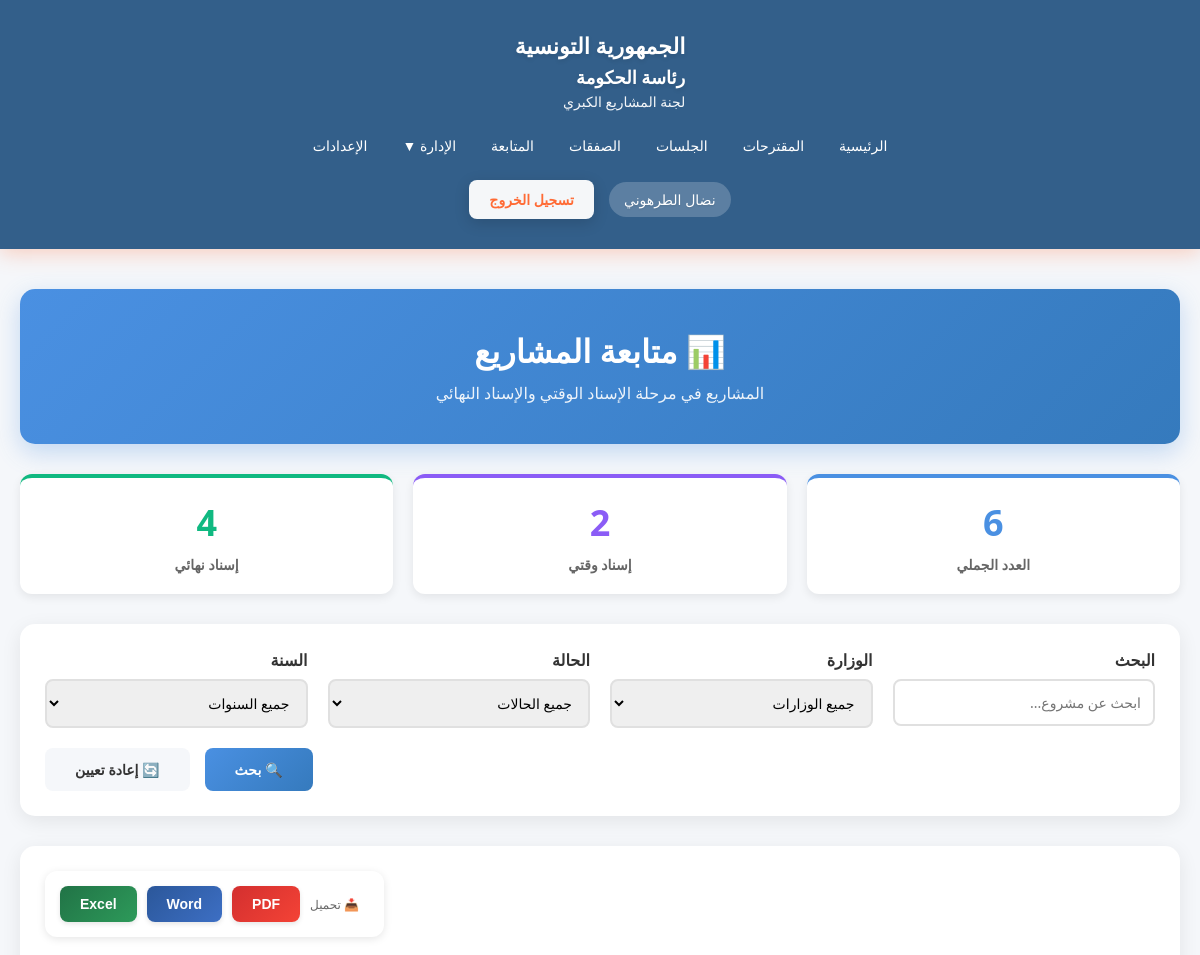
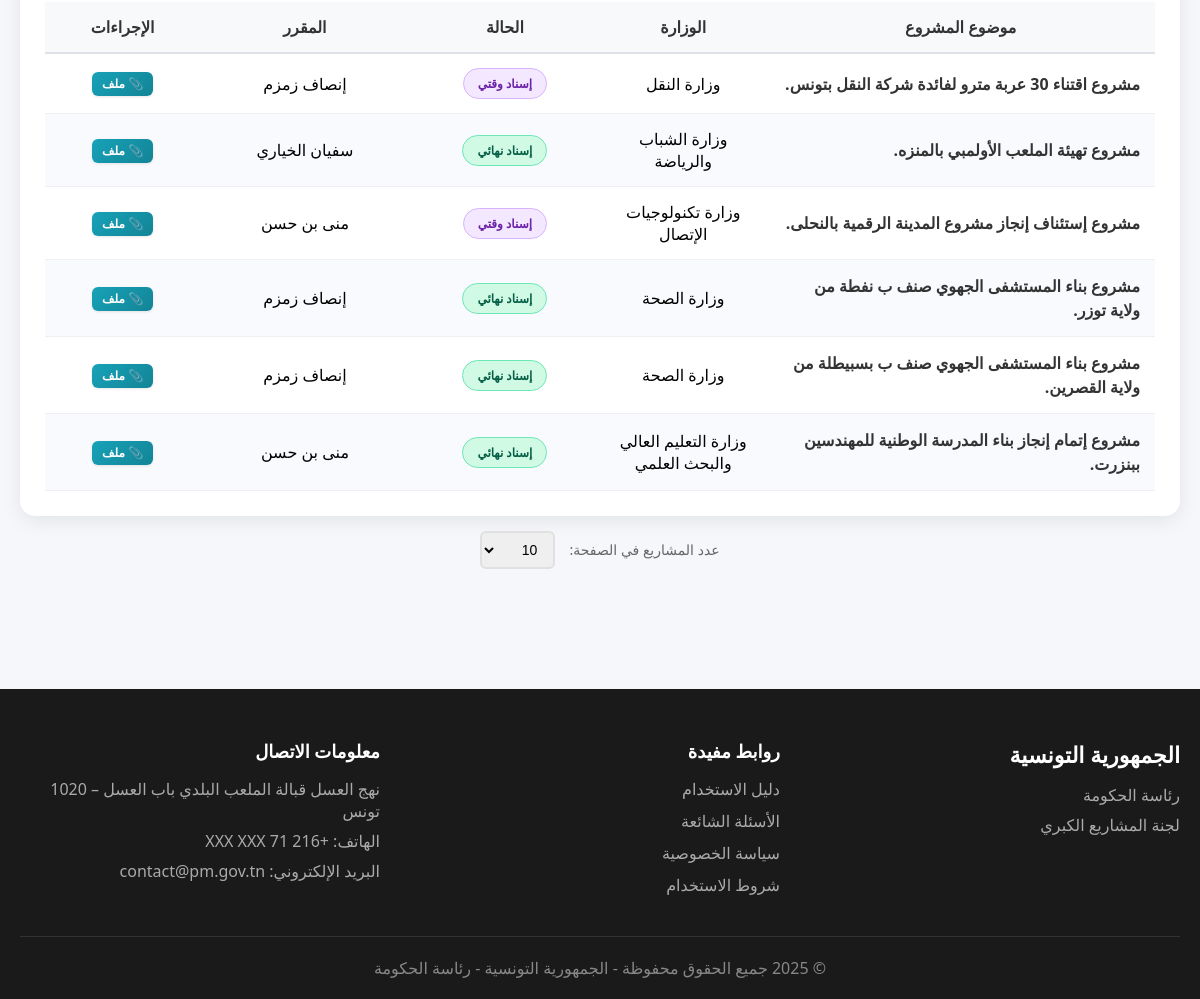
/Views/suivi.php (signed in), run on the app's committed database (2 pictures, top to bottom).
### tables this page shows
CREATE TABLE `appeloffre` (
  `idApp` int(11) NOT NULL,
  `idPro` int(11) NOT NULL,
  `dateCreation` date NOT NULL
);

CREATE TABLE `projet` (
  `idPro` int(11) NOT NULL,
  `idMinistere` int(11) NOT NULL,
  `idEtab` int(11) NOT NULL,
  `sujet` varchar(400) NOT NULL,
  `dateArrive` date NOT NULL,
  `procedurePro` varchar(30) NOT NULL,
  `cout` float NOT NULL,
  `id_Gov` int(11) NOT NULL,
  `proposition` varchar(400) NOT NULL,
  `idUser` int(11) NOT NULL,
  `etat` int(11) NOT NULL,
  `dateCreation` datetime NOT NULL
);

CREATE TABLE `ministere` (
  `idMinistere` int(11) NOT NULL,
  `libMinistere` varchar(300) NOT NULL,
  `adresseMinistere` varchar(300) NOT NULL,
  `idGov` int(11) NOT NULL
);

CREATE TABLE `user` (
  `idUser` int(11) NOT NULL,
  `nomUser` varchar(200) NOT NULL,
  `emailUser` varchar(300) NOT NULL,
  `typeCpt` int(1) NOT NULL,
  `login` varchar(20) NOT NULL,
  `pw` varchar(255) NOT NULL
);

### Views/suivi.php (the view, shortened to what this page needs)
<?php
    $database = new Database();
    $db = $database->getConnection();
    $searchQuery     = isset($_GET['search'])    ? Security::sanitizeInput($_GET['search'])    : '';
    if (isset($_GET['items_per_page']) && $_GET['items_per_page'] === 'all') {
        $itemsPerPage = 999999;
    } else {
        $itemsPerPage = isset($_GET['items_per_page']) ? min(100, max(10, intval($_GET['items_per_page']))) : 10;
    }
    $currentPage = isset($_GET['page']) ? max(1, intval($_GET['page'])) : 1;
    $offset = ($currentPage - 1) * $itemsPerPage;
    $sql = "SELECT a.idApp, p.idPro, p.sujet, p.cout, p.dateArrive, p.etat, p.idUser,
                   m.libMinistere, e.libEtablissement, u.nomUser,
                   MAX(c.numCommission) as numCommission,
                   MAX(c.dateCommission) as dateCommission,
                   MAX(pc.naturePc) as naturePc,
                   CASE p.etat
                       WHEN 3 THEN 'إسناد وقتي'
                       WHEN 4 THEN 'إسناد نهائي'
                       ELSE 'بصدد الإجراءات'
                   END as etatLib
            FROM appeloffre a
            INNER JOIN projet p       ON a.idPro = p.idPro
            LEFT JOIN ministere m     ON p.idMinistere = m.idMinistere
            LEFT JOIN etablissement e ON p.idEtab = e.idEtablissement
            LEFT JOIN user u          ON p.idUser = u.idUser
            LEFT JOIN projetcommission pc ON p.idPro = pc.idPro
            LEFT JOIN commission c    ON pc.idCom = c.idCom
            WHERE 1=1";
    $sql .= " GROUP BY a.idApp, p.idPro, p.sujet, p.cout, p.dateArrive, p.etat, p.idUser,
                       m.libMinistere, e.libEtablissement, u.nomUser, etatLib
              ORDER BY MAX(c.dateCommission) DESC, p.dateArrive DESC LIMIT :limit OFFSET :offset";
    $stmt = $db->prepare($sql);
    $stmt->bindParam(':limit',  $itemsPerPage, PDO::PARAM_INT);
    $stmt->bindParam(':offset', $offset,       PDO::PARAM_INT);
    $stmt->execute();
    $projets = $stmt->fetchAll(PDO::FETCH_ASSOC);
    $statsStmt = $db->prepare("SELECT
        COUNT(DISTINCT CASE WHEN p.etat = 3 THEN a.idApp END) as total_3,
        COUNT(DISTINCT CASE WHEN p.etat = 4 THEN a.idApp END) as total_4
        FROM appeloffre a
        INNER JOIN projet p ON a.idPro = p.idPro");
    $statsStmt->execute();
    $stats = $statsStmt->fetch(PDO::FETCH_ASSOC);
?>
<!DOCTYPE html>
<html lang="ar" dir="rtl">
<head>
    <link rel="stylesheet" href="../assets/css/style.css">
</head>
<body>
    <?php include 'includes/header.php'; ?>
    <section class="content-section" style="padding: 40px 0;">
        <div class="container">
            <div class="admin-header">
                <h2>📊 متابعة المشاريع</h2>
                <p>المشاريع في مرحلة الإسناد الوقتي والإسناد النهائي</p>
            </div>
            <div class="stats-summary">
                <div class="stat-box total">
                    <div class="number"><?php echo $stats['total_3'] + $stats['total_4']; ?></div>
                    <div class="label">العدد الجملي</div>
                </div>
                <div class="stat-box isnad">
                    <div class="number"><?php echo $stats['total_3']; ?></div>
                    <div class="label">إسناد وقتي</div>
                </div>
                <div class="stat-box isnad2">
                    <div class="number"><?php echo $stats['total_4']; ?></div>
                    <div class="label">إسناد نهائي</div>
                </div>
            </div>
            <div class="filters-section">
                <form method="GET">
                    <div class="filters-grid">
                        <div class="filter-group">
                            <label>البحث</label>
                            <input type="text" name="search" placeholder="ابحث عن مشروع..."
                                   value="<?php echo htmlspecialchars($searchQuery); ?>">
                        </div>
                        <div class="filter-group">
                            <label>الوزارة</label>
                            <select name="ministere">
                                <option value="">جميع الوزارات</option>
                            </select>
                        </div>
                        <div class="filter-group">
                            <label>الحالة</label>
                            <select name="etat">
                                <option value="">جميع الحالات</option>
                            </select>
                        </div>
                        <div class="filter-group">
                            <label>السنة</label>
                            <select name="year">
                                <option value="">جميع السنوات</option>
                            </select>
                        </div>
                    </div>
                    <div class="filter-actions">
                        <button type="submit" class="btn btn-primary">🔍 بحث</button>
                        <a href="suivi.php" class="btn btn-secondary">🔄 إعادة تعيين</a>
                    </div>
                </form>
            </div>
            <div class="projects-table">
                <div style="margin-bottom: 20px; text-align: left; direction: ltr;">
                    <div style="display: inline-flex; gap: 10px; background: white; padding: 15px; border-radius: 12px; box-shadow: 0 2px 8px rgba(0,0,0,0.1);">
                        <button onclick="exportData('excel')" class="btn-export btn-export-excel">Excel</button>
                        <button onclick="exportData('word')"  class="btn-export btn-export-word">Word</button>
                        <button onclick="exportData('pdf')"   class="btn-export btn-export-pdf">PDF</button>
                        <span style="color:#666; font-size:12px; align-self:center; margin-right:10px; direction:rtl;">📥 تحميل</span>
                    </div>
                </div>
                <?php if (count($projets) > 0): ?>
                <table>
                    <thead>
                        <tr>
                            <th style="width:35%;">موضوع المشروع</th>
                            <th>الوزارة</th>
                            <th>الحالة</th>
                            <th>المقرر</th>
                            <th>الإجراءات</th>
                        </tr>
                    </thead>
                    <tbody>
                        <?php foreach ($projets as $projet): ?>
                        <tr>
                            <td style="text-align:right;">
                                <span style="font-weight:600; color:#333; line-height:1.5;">
                                    <?php echo htmlspecialchars(substr($projet['sujet'], 0, 200)); ?>
                                </span>
                            </td>
                            <td><?php echo htmlspecialchars($projet['libMinistere'] ?? '-'); ?></td>
                           <td>
                                <span class="badge <?php echo $projet['etat'] == 3 ? 'badge-isnad' : 'badge-isnad2'; ?>">
                                    <?php echo htmlspecialchars($projet['etatLib']); ?>
                                </span>
                            </td>
                            <td><?php echo htmlspecialchars($projet['nomUser'] ?? '-'); ?></td>
                            <td>
                                <button onclick="openAddFileModal(<?php echo $projet['idPro']; ?>, '<?php echo addslashes(substr($projet['sujet'], 0, 60)); ?>')"
                                        class="btn-action btn-add-file"
                                        title="إضافة ملف">
                                    📎 ملف
                                </button>
                            </td>
                        </tr>
                        <?php endforeach; ?>
                    </tbody>
                </table>
                <?php endif; ?>
            </div>
            <div class="items-per-page">
                <label style="color:#666; font-size:14px; margin-left:10px;">عدد المشاريع في الصفحة:</label>
                <select id="itemsPerPageSelect">
                    <option value="10"  <?php echo $itemsPerPage == 10  ? 'selected' : ''; ?>>10</option>
                </select>
            </div>
        </div>
    </section>
    <?php include 'includes/footer.php'; ?>
</body>
</html>

### assets/CSS/style.css (style rules this page uses)
* { margin: 0; padding: 0; box-sizing: border-box; }
body { font-family: 'Segoe UI', Tahoma, Geneva, Verdana, sans-serif; background: #f5f7fa; direction: rtl; }
.container { max-width: 1400px; margin: 0 auto; padding: 0 20px; }
.content-section { padding: 60px 0; }
table { width: 100%; border-collapse: collapse; }
th { background: #f8f9fa; padding: 15px; text-align: center; font-weight: 600; color: #333; border-bottom: 2px solid #dee2e6; }
td { padding: 15px; text-align: center; border-bottom: 1px solid #f0f0f0; }
table th:nth-child(1), table td:nth-child(1) { width: 20%; max-width: 200px; }
table th:nth-child(2), table td:nth-child(2) { width: 15%; }

### Views/suivi.php (style rules this page uses)
.admin-header { background: linear-gradient(135deg, #4a90e2 0%, #357abd 100%); color: white; padding: 40px; border-radius: 15px; margin-bottom: 30px; text-align: center; box-shadow: 0 8px 25px rgba(74,144,226,0.3); }
.admin-header h2 { font-size: 32px; margin-bottom: 10px; }
.admin-header p { font-size: 16px; opacity: 0.9; }
.stats-summary { display: grid; grid-template-columns: repeat(auto-fit, minmax(200px, 1fr)); gap: 20px; margin-bottom: 30px; }
.stat-box { background: white; padding: 20px; border-radius: 12px; box-shadow: 0 3px 10px rgba(0,0,0,0.08); text-align: center; border-top: 4px solid; }
.stat-box.total { border-color: #4a90e2; }
.stat-box.isnad { border-color: #8b5cf6; }
.stat-box.isnad2 { border-color: #10b981; }
.stat-box .number { font-size: 36px; font-weight: bold; margin-bottom: 8px; }
.stat-box.total .number { color: #4a90e2; }
.stat-box.isnad .number { color: #8b5cf6; }
.stat-box.isnad2 .number { color: #10b981; }
.stat-box .label { color: #666; font-size: 14px; font-weight: 600; }
.filters-section { background: white; padding: 25px; border-radius: 15px; margin-bottom: 30px; box-shadow: 0 5px 20px rgba(0,0,0,0.08); }
.filters-grid { display: grid; grid-template-columns: repeat(auto-fit, minmax(180px, 1fr)); gap: 20px; margin-bottom: 20px; }
.filter-group label { display: block; margin-bottom: 8px; font-weight: 600; color: #333; }
.filter-group input, .filter-group select { width: 100%; padding: 12px; border: 2px solid #e0e0e0; border-radius: 8px; font-size: 14px; font-family: inherit; transition: border-color 0.3s; }
.filter-actions { display: flex; gap: 15px; justify-content: flex-end; }
.btn { padding: 12px 30px; border: none; border-radius: 8px; font-size: 14px; font-weight: 600; cursor: pointer; transition: all 0.3s; text-decoration: none; display: inline-block; }
.btn-primary { background: linear-gradient(135deg, #4a90e2 0%, #357abd 100%); color: white; }
.btn-secondary { background: #f5f7fa; color: #333; }
.projects-table { background: white; border-radius: 15px; padding: 25px; box-shadow: 0 5px 20px rgba(0,0,0,0.08); }
.projects-table table { width: 100%; border-collapse: collapse; }
thead { background: linear-gradient(135deg, #4a90e2 0%, #357abd 100%); color: white; }
th, td { padding: 14px 15px; text-align: center; }
td { border-bottom: 1px solid #f0f0f0; }
tbody tr:nth-child(even) { background: #f8fafd; }
.badge { padding: 6px 14px; border-radius: 20px; font-size: 12px; font-weight: 700; display: inline-block; white-space: nowrap; }
.badge-isnad { background: #f3e8ff; color: #6b21a8; border: 1px solid #d8b4fe; }
.badge-isnad2 { background: #d1fae5; color: #065f46; border: 1px solid #6ee7b7; }
.btn-action { padding: 5px 10px !important; border-radius: 6px; font-size: 12px !important; font-weight: 600; cursor: pointer; transition: all 0.2s ease; border: none; display: inline-flex; align-items: center; justify-content: center; gap: 3px; min-width: 56px !important; box-shadow: 0 1px 3px rgba(0,0,0,0.1); white-space: nowrap; }
.btn-add-file { background: linear-gradient(135deg, #17a2b8 0%, #138496 100%); color: white; }
.items-per-page { margin-top: 15px; text-align: center; }
.items-per-page select { padding: 8px 12px; border: 2px solid #e0e0e0; border-radius: 6px; font-size: 14px; }
.btn-export { display: inline-flex; align-items: center; gap: 8px; padding: 10px 20px; border: none; border-radius: 8px; font-weight: 600; font-size: 14px; cursor: pointer; transition: all 0.3s; box-shadow: 0 2px 5px rgba(0,0,0,0.1); }
.btn-export-excel { background: linear-gradient(135deg, #217346, #2d9a5a); color: white; }
.btn-export-word { background: linear-gradient(135deg, #2b579a, #3d6fc4); color: white; }
.btn-export-pdf { background: linear-gradient(135deg, #d32f2f, #f44336); color: white; }

### Views/includes/header.php (style rules this page uses)
.container { max-width: 1400px; margin: 0 auto; padding: 0 20px; }

### data on the page
appeloffre: idPro.sujet "مشروع اقتناء 30 عربة مترو لفائدة شركة النقل بتونس.", ministere.libMinistere "وزارة النقل", etatLib "إسناد وقتي", user.nomUser "إنصاف زمزم"
appeloffre: idPro.sujet "مشروع تهيئة الملعب الأولمبي بالمنزه.", ministere.libMinistere "وزارة الشباب والرياضة", etatLib "إسناد نهائي", user.nomUser "سفيان الخياري"
appeloffre: idPro.sujet "مشروع إستئناف إنجاز مشروع المدينة الرقمية بالنحلى.", ministere.libMinistere "وزارة تكنولوجيات الإتصال", etatLib "إسناد وقتي", user.nomUser "منى بن حسن"
appeloffre: idPro.sujet "مشروع بناء المستشفى الجهوي صنف ب نفطة من ولاية توزر.", ministere.libMinistere "وزارة الصحة", etatLib "إسناد نهائي", user.nomUser "إنصاف زمزم"
appeloffre: idPro.sujet "مشروع بناء المستشفى الجهوي صنف ب بسبيطلة من ولاية القصرين.", ministere.libMinistere "وزارة الصحة", etatLib "إسناد نهائي", user.nomUser "إنصاف زمزم"
appeloffre: idPro.sujet "مشروع إتمام إنجاز بناء المدرسة الوطنية للمهندسين ببنزرت.", ministere.libMinistere "وزارة التعليم العالي والبحث العلمي", etatLib "إسناد نهائي", user.nomUser "منى بن حسن"

### other printed values
$_SESSION['user_name'] "نضال الطرهوني"
$stats['total_3'] + $stats['total_4'] "6"
$stats['total_3'] "2"
$stats['total_4'] "4"
